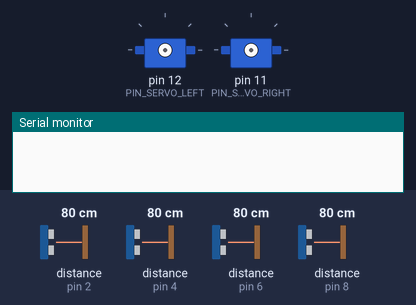
The sketch below on a simulated Arduino Uno, built with avr-gcc and run on an emulated ATmega328P. Parts: 2 × servo, the last lines printed to the serial monitor. Wiring (inferred from the names in the program): 2 × ultrasonic range finder: trigger pin 6, echo pin 6 / trigger pin 8, echo pin 8. Inputs (shaded band) come from the test bench; at power-on: distance to the obstacle (sensors on pin 8, pin 2, pin 4, pin 6) 80 cm. The echo pulse lasts 58.3 µs per cm.

Above: at 1.0 s.
1.1 s: distance to the obstacle (sensor on pin 8) set to 250 cm
At 3.0 s:
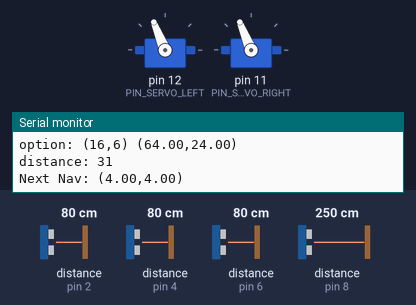
At 26.1 s:
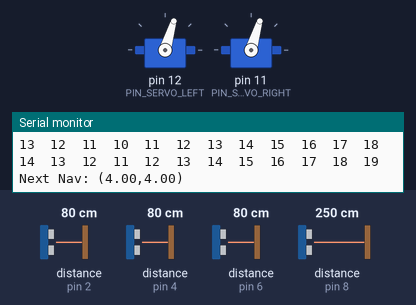
Timing chart, 0 to 33.2 s (numbered marks = the images above; inputs shaded):
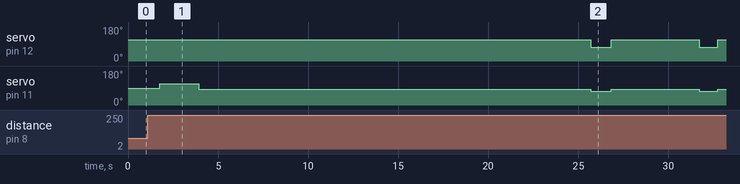

The sketch:

Marvin.ino
```cpp
#include <Servo.h>
#include "Robot.h"
#include "World.h"
#include "Sensor.h"
#include "math.h"
#include "Point.h"
#include "IOPins.h"

Point destination(16, 52);
Robot robot;
World world(destination);
Point nextNavPoint;

void setup() {
  /*
  robot.startPosition();
  updateWorldObstacles();
  printInformation();
  */
  /*Testing Movement
  robot.startPosition();
  robot.printRobot();
  Point test;
  Inches testX;
  Inches testY;
  /*one spot to the left
  testX = (robot.getCenter().x) - 5;
  testY = (robot.getCenter().y);
  //test robot's moveTo method
  test.x = testX;
  test.y = testY;
  Serial.begin(9600);
  Serial.print(test.toString());
  robot.moveTo(test);
  /*/
  /*one spot to the right
  testX = (robot.getCenter().x) + 5;
  testY = (robot.getCenter().y);
  //test robot's moveTo method
  test.x = testX;
  test.y = testY;
  robot.moveTo(test);
  /*/
  /*one spot forward
  testX = (robot.getCenter().x);
  testY = (robot.getCenter().y) + 5;
  //test robot's moveTo method
  test.x = testX;
  test.y = testY;
  Serial.begin(9600);
  Serial.print(test.toString());
  robot.moveTo(test);
  /*/
  /*one spot backward
  testX = (robot.getCenter().x);
  testY = (robot.getCenter().y) - 5;
  //test robot's moveTo method
  test.x = testX;
  test.y = testY;
  Serial.begin(9600);
  Serial.print(test.toString());
  robot.moveTo(test);
  /*/

  //*
  robot.startPosition();
  robot.printRobot();
  nextNavPoint = world.nextStepNavigate(robot.getCenter());
  printNextPoint();
  robot.moveTo(nextNavPoint);
  printRobotandGrids();
  while(1){
      nextNavPoint = world.nextStepNavigate(robot.getCenter());
      printRobotandGrids();
      printNextPoint();
      robot.moveTo(nextNavPoint);
      updateWorldObstacles();
      //Check if reached destination
      if (world.isAtDestination(robot.getCenter())) { break; }
  }
  /*/
  /*
  Point test;
  Point obstacle;
  Inches testX;
  Inches testY;
  robot.startPosition();
  obstacle = robot.frontSensor->getObstacle();
  world.registerObstacle(obstacle);
  world.printOGrid();
  testX = (robot.getCenter().x);
  testY = (robot.getCenter().y) + 5;
  //test robot's moveTo method
  test.x = testX;
  test.y = testY;
  robot.moveTo(test);
  obstacle = robot.frontSensor->getObstacle();
  world.registerObstacle(obstacle);
  world.printOGrid();
  /*/

  /*
  int numTrials = 7;
  robot.startPosition();
  robot.printRobot();
  nextNavPoint = world.nextStepNavigate(robot.getCenter());
  robot.moveTo(nextNavPoint);
  for (int z=0; z < numTrials; z++){
    nextNavPoint = world.nextStepNavigate(robot.getCenter());
    printRobotandGrids();
    printNextPoint();
    robot.moveTo(nextNavPoint);
    updateWorldObstacles();
  }
  /*/
  /*
  robot.startPosition();
  world.registerObstacle(robot.rightSensor->getObstacle());
  world.printOGrid();
  /*/
  /*
  //Test turning
  robot.turn(M_PI_2);
  robot.printRobot();
  delay(1000);
  robot.turn(-M_PI_2);
  robot.printRobot();
  /*/
  /*
  //Test Forward Speed
  robot.moveForward(1);
  */
  //reached destination tone
  tone(PIN_BUZZER, 3000, 1000);
  delay(1000);

}

void loop() { }

void updateWorldObstacles() {
  world.registerObstacle(robot.frontSensor->getObstacle());
  //world.registerObstacle(robot.frontRightSensor->getObstacle());
  //world.registerObstacle(robot.frontLeftSensor->getObstacle());
  world.registerObstacle(robot.backSensor->getObstacle());
  world.registerObstacle(robot.rightSensor->getObstacle());
  world.registerObstacle(robot.leftSensor->getObstacle());
}

void printRobotandGrids(){
    robot.printRobot();
    world.printOGrid();
    world.printHGrid();
}
void printNextPoint(){
  Serial.begin(9600);
  Serial.print("Next Nav: ");
  Serial.print(nextNavPoint.toString());
  Serial.println();
  Serial.flush();
  Serial.end();
}
```

Point.cpp
```cpp
#include "Point.h"
#include "math.h"


Point::Point() {
  this->x = 0;
  this->y = 0;
}

Point::Point(Inches x, Inches y) {
  this->x = x;
  this->y = y;
}

double Point::calculateDistance(Point other){
  return sqrt(square(other.x - this->x) + square(other.y - this->y));
}

String Point::toString() {
  //converts the point variables into a string
  char buff[6];
  char buff0[6];
  String strx = dtostrf(this->x, 4, 2, buff);
  String stry = dtostrf(this->y, 4, 2, buff0);
  String point = "(" + strx + "," + stry + ")";
  return point;
}
```

Point.h
```cpp
#ifndef Point_h
#define Point_h
#include "Arduino.h"
typedef double Radians;
typedef float Inches;
typedef long Microseconds;

class Point {
public:
  Inches x, y;
  Point();
  Point(Inches, Inches);
  double calculateDistance(Point);
  String toString();
};

#endif
```

Robot.cpp
```cpp
#include "Robot.h"

Robot::Robot() {

    this->center.x = 0;
    this->center.y = 0;
    this->orientation = 0;

    this->frontSensor = new Sensor(this, PIN_FRONT, M_PI_2, verticalOffset);
    this->backSensor = new Sensor(this, PIN_BACK, (-M_PI_2), verticalOffset);
    this->rightSensor = new Sensor(this, PIN_RIGHT, 0, horizontalOffset);
    this->leftSensor = new Sensor(this, PIN_LEFT, M_PI, horizontalOffset);
    this->frontRightSensor = new Sensor(this, PIN_FRONT_RIGHT, (M_PI_4), angleOffset);
    this->frontLeftSensor = new Sensor(this, PIN_FRONT_LEFT, (M_PI_2 + M_PI_4), angleOffset);

    //this->sensors = new Sensor[]{ this->frontSensor, this->backSensor, this->rightSensor, this->leftSensor, this->frontRightSensor, this->frontLeftSensor };
}

// We don't need a destructor because we know we will only ever create one Robot instance, and it will live forever.

//Getters
Radians Robot::getOrientation() {
  return this->orientation;
}

Point Robot::getCenter() {
  return this->center;
}

void Robot::startPosition() {
  //This works only if no objects in the way of the four sensors.
  Inches front,left,right,back;
  Inches xDifference;
  Inches yDifference;
  back = this->backSensor->getFreeDistance() + verticalOffset;
  left = this->leftSensor->getFreeDistance() + horizontalOffset;
  this->center.y = back;
  this->center.x = left;
  //loops until it gets a good reading for center point since sensors vary in readings
  /*while (this->center.y == 0){
    front = this->frontSensor->getFreeDistance() + verticalOffset;
    back = this->backSensor->getFreeDistance() + verticalOffset;
    yDifference = yMax - front - back;

    if (yDifference < .1){
      this->center.y = back;
  /*  }
  }
  while (this->center.x == 0){
    right = this->rightSensor->getFreeDistance() + horizontalOffset;
    left = this->leftSensor->getFreeDistance() + horizontalOffset;
    xDifference = xMax - right - left;

    if (xDifference < .1){
      this->center.x = left;
    }
  }*/
}

void Robot::moveForward(double distance){
  double duration = (distance/forwardSpeed) * 1000;

  this->servoLeft.attach(PIN_SERVO_LEFT);
  this->servoRight.attach(PIN_SERVO_RIGHT);
  this->servoLeft.writeMicroseconds(forwardLeftSpeed);
  this->servoRight.writeMicroseconds(forwardRightSpeed);
  delay(duration);

  // Update current position while moving
  this->center.x += distance * cos(this->orientation + M_PI_2);
  this->center.y += distance * sin(this->orientation + M_PI_2);

  this->servoLeft.detach();
  this->servoRight.detach();
}
void Robot::moveTo(Point point){
  //Robot move toward a desired point in the World grid
  double distance;
  distance = sqrt(square(point.x - this->center.x) + square(point.y - this->center.y));
  adjustHeading(point);
  moveForward(distance);

}

void Robot::adjustHeading(Point point){
  // adjusts heading toward destination
  double xHeading = point.x - this->center.x;
  double yHeading = point.y - this->center.y;
  double headingRadians = atan2(yHeading, xHeading) - this->orientation - M_PI_2;
  this->turn(headingRadians);
}

void Robot::turn(Radians angle) {
  const int TAU = 2 * M_PI;
  while (angle > TAU) { angle -= TAU; }
  while (angle < -TAU) { angle += TAU; }

  //update robot facing for turning
  this->orientation += angle;

  // Turn Left angle radians / Turn Right -angle radians
  boolean isLeft = angle > 0;

  // These values come from calibrating the robot
  int directionCode = isLeft ? 1300 : 1700;
  int duration = (int)(abs(angle) / M_PI_2 * leftTurnDuration) - (isLeft ? 0 : rightTurnAdjustment);

  this->servoLeft.attach(PIN_SERVO_LEFT);
  this->servoRight.attach(PIN_SERVO_RIGHT);
  this->servoLeft.writeMicroseconds(directionCode);
  this->servoRight.writeMicroseconds(directionCode);
  delay(duration);
  this->servoLeft.writeMicroseconds(1500);
  this->servoRight.writeMicroseconds(1500);
  this->servoLeft.detach();
  this->servoRight.detach();
}
void Robot::printRobot(){
    Serial.begin(9600);
    Serial.print("Center: ");
    Serial.print(this->center.toString());
    Serial.print("  Orientation: ");
    Serial.print(orientation);
    Serial.println();
    Serial.flush();
    Serial.end();
}
```

Robot.h
```cpp
#ifndef Robot_h
#define Robot_h

class Robot;
#include "Servo.h"
#include "Arduino.h"
#include "math.h"
#include "Point.h"
#include "World.h"
#include "Sensor.h"
#include "IOPins.h"

const Inches verticalOffset = 3.6;
const Inches horizontalOffset = 3.1;
const Inches angleOffset = 4.6;

const long forwardSpeed = 4.808; //rotation for one second calculated from circumference
const int forwardLeftSpeed = 1700;
const int forwardRightSpeed = 1400;

const int leftTurnDuration = 800;
const int rightTurnAdjustment = 0;

class Robot {
public:
    Robot();
    void turn(Radians);
    void startPosition();
    void moveForward(double);
    Radians getOrientation();
    Point getCenter();
    void moveTo(Point);
    void adjustHeading(Point);
    void printRobot();
//private:
    Point center;
    Radians orientation;
    Servo servoLeft;
    Servo servoRight;

    Sensor* frontSensor;
    Sensor* backSensor;
    Sensor* rightSensor;
    Sensor* leftSensor;
    Sensor* frontRightSensor;
    Sensor* frontLeftSensor;
};

#endif
```

Sensor.cpp
```cpp
#include "Sensor.h"

Sensor::Sensor(Robot* robot, IOPins pin, Radians orientation, Inches offset) {
    // We assume that the Sensor is pointed directly away from the center of the robot. Is this true? Yes
    this->robot = robot;
    this->pin = pin;
    this->orientation = orientation;
    this->offset = offset;
}

Inches microsecondsToInches(Microseconds microseconds) {
  // According to Parallax's datasheet for the PING))), there are
  // 73.746 microseconds per inch (i.e. sound travels at 1130 feet per
  // second).  This gives the distance travelled by the ping, outbound
  // and return, so we divide by 2 to get the distance of the obstacle.
  // See: http://www.parallax.com/dl/docs/prod/acc/28015-PING-v1.3.pdf
  return (microseconds / (73.746 * 2));
}

Inches Sensor::getFreeDistance() {
  Inches total = 0;
  Inches high = -1;
  Inches low = -1;
  //Serial.begin(9600);
  for(int i = 0; i < SAMPLE_SIZE; i++){
    Inches sample = this->readSample();
    //Serial.println(sample);
    if (low == -1 || sample < low) { low = sample; }
    if (high == -1 || sample > high) { high = sample; }
    total += sample;
  }
  //Serial.flush();
  //Serial.end();
  total -= low;
  total -= high;
  return total / (SAMPLE_SIZE - 2);
}
Inches Sensor::readSample(){
  // The PING))) is triggered by a HIGH pulse of 2 or more microseconds.
  IOPins pin = this->pin;
  Microseconds duration;
  pinMode(pin, OUTPUT);
  digitalWrite(pin, LOW);
  delayMicroseconds(2);
  digitalWrite(pin, HIGH);
  delayMicroseconds(5);
  digitalWrite(pin, LOW);
  //get reading from Front Sensor
  pinMode(pin, INPUT);
  duration = pulseIn(pin, HIGH);
  delay(100);
  return microsecondsToInches(duration);
}

Point Sensor::getObstacle() {
    //Serial.begin(9600);
    Inches sampleDistance = this->getFreeDistance();
    //Serial.println(sampleDistance);
    Radians sensorFacing = this->robot->getOrientation() + this->orientation;
    //Serial.println(sensorFacing);
    Point center = this->robot->getCenter();
    //Serial.println(center.toString());
    Inches sampleDistanceFromCenter = this->offset + sampleDistance;
    //Serial.println(sampleDistanceFromCenter);

    Radians angleFactorX = cos(sensorFacing);
    Radians angleFactorY = sin(sensorFacing);
   // Serial.println(angleFactorX);
    //Serial.println(angleFactorY);

    Inches obsX = center.x + sampleDistanceFromCenter * angleFactorX;
    Inches obsY = center.y + sampleDistanceFromCenter * angleFactorY;
    //Serial.println(obsX);
    //Serial.println(obsY);

    Point obstacle;
    obstacle.x = obsX;
    obstacle.y = obsY;

    return obstacle;
}
```

Sensor.h
```cpp
#ifndef Sensor_h
#define Sensor_h

class Sensor;

#include "Arduino.h"
#include "math.h"
#include "IOPins.h"
#include "Point.h"
#include "Robot.h"

const int SAMPLE_SIZE = 6;

class Sensor {
public:
    Sensor(Robot*, IOPins, Radians, Inches);
    Inches getFreeDistance();
    Point getObstacle();
//private:
    Robot* robot;
    IOPins pin;
    Radians orientation;
    Inches offset;
    Inches readSample();
};
#endif
```

World.cpp
```cpp
#include "World.h"
#include "math.h"
World::World(Point destination) : destination(destination){
    for (int i = 0; i < scaledXMax; i++) {
        for (int j = 0; j < scaledYMax; j++) {
            this->oGrid[i][j] = 0;
        }
    }

    this->updateHGrid();
}

void World::resetHGrid(){
  for (int i = 0; i < hGridXMax; i++) {
    for (int j = 0; j < hGridYMax; j++) {
      this->hGrid[i][j] = -1;
    }
  }
}

void World::updateHGrid(){
  this->resetHGrid();
  this->offerHGridValue(this->destination, 0);
}

void World::offerHGridValue(GridPoint cell, int value){
    if(!isGridSectionFree(cell)) { return; }
    if(value > 30) { return; }

    int gridValue = this->hGrid[cell.x - 1][cell.y - 1];
    if(0 <= gridValue && gridValue <= value) { return; }

    this->hGrid[cell.x - 1][cell.y - 1] = value;

    // Print the hGrid at this point in time to see how it all updates.
    //this->printHGrid();
    offerHGridValue(GridPoint(cell.x + 1, cell.y), value + 1);
    offerHGridValue(GridPoint(cell.x - 1, cell.y), value + 1);
    offerHGridValue(GridPoint(cell.x, cell.y + 1), value + 1);
    offerHGridValue(GridPoint(cell.x, cell.y - 1), value + 1);
}

void World::printHGrid(){
  Serial.begin(9600);
  Serial.println("Heuristic Grid:");
    for (int j = hGridYMax - 1; 0 < j; j--) {
        for (int i = 0; i < hGridXMax; i++){
            int value = this->hGrid[i][j];
            if(0 <= value && value < 10) {Serial.print(" ");}
            Serial.print(value);
            Serial.print("  ");
        }
        Serial.println();
    }
  Serial.println();
  Serial.flush();
  Serial.end();
}

void World::printOGrid(){
  Serial.begin(9600);
  Serial.println("Obstacle Grid:");
    for (int j = scaledYMax - 1; 0 < j; j--) {
        for (int i = 0; i < scaledXMax; i++){
            Serial.print(this->oGrid[i][j]);
            Serial.print("  ");
        }
        Serial.println();
    }
  Serial.println();
  Serial.flush();
  Serial.end();
}

void World::registerObstacle(Point obstaclePoint) {
    if (obstaclePoint.x <= xMax && obstaclePoint.y <= yMax){
        GridPoint gp(obstaclePoint);
        if (oGrid[gp.x][gp.y] == 0) {
            this->oGrid[gp.x][gp.y] = 1;
            updateHGrid();
        }
    }
}

boolean World::isFree(GridPoint point) {
    return (
        0 <= point.x && point.x < scaledXMax &&
        0 <= point.y && point.y < scaledYMax &&
        this->oGrid[point.x][point.y] == 0
    );
}

boolean World::isGridSectionFree(GridPoint point){
   //Check to make sure all points on the grid section are free

   GridPoint down(point.x, point.y - 1);
   GridPoint left(point.x - 1, point.y);
   GridPoint downLeft(point.x - 1, point.y - 1);

   return isFree(point) && isFree(down) && isFree(left) && isFree(downLeft);
}

Point World::nextStepNavigate(Point center) {
  HGridPoint start(center);

  // Get adjacent points
  HGridPoint up(start.x, start.y + 1);
  HGridPoint down(start.x, start.y - 1);
  HGridPoint right(start.x + 1, start.y);
  HGridPoint left(start.x - 1, start.y);

  //Print gridpoints for testing
  Serial.begin(9600);
  Serial.print(start.toString());
  Serial.println();

  const int optionsLength = 4;
  HGridPoint options[optionsLength] = {up, left, right, down};

  HGridPoint nearest;
  int nearestDistance = highestHValue; // Just a value too large to ever come out as the minimum.
  // Check all options to find the best one.
    for (int i = 0; i < optionsLength; i++){
        HGridPoint option = options[i];
        Serial.print("option: ");
        Serial.print(option.toString());
        Serial.println();
        if (hGrid[option.x][option.y] == -1) { continue; }

        int distance = calculateHeuristicDistance(option);
        Serial.print("distance: ");
        Serial.print(distance);
        Serial.println();
        if (distance >= nearestDistance) { continue; }

        nearestDistance = distance;
        Serial.print("nearestDistance: ");
        Serial.print(nearestDistance);
        Serial.println();
        nearest = option;
        Serial.print("nearest: ");
        Serial.print(nearest.toString());
        Serial.println();
    }
  Serial.flush();
  Serial.end();
  return nearest.getPoint();
}
boolean World::isAtDestination(Point center){
    HGridPoint gp(center);
    return (calculateHeuristicDistance(gp) == 0);
}
int World::calculateHeuristicDistance(HGridPoint gp) {
  if (0 > gp.x || gp.x >= hGridXMax || 0 > gp.y || gp.y >= hGridYMax) { return highestHValue; }
  return this->hGrid[gp.x][gp.y];
}
```

IOPins.h
```cpp
#ifndef IOPins_h
#define IOPins_h
enum IOPins : int {
    PIN_FRONT = 4,
    PIN_RIGHT = 2,
    PIN_LEFT = 8,
    PIN_BACK = 6,
    PIN_FRONT_RIGHT = 3,
    PIN_FRONT_LEFT = 7,
    PIN_SERVO_RIGHT = 11,
    PIN_SERVO_LEFT = 12,
    PIN_BUZZER = 5,
};
typedef enum IOPins IOPins;
#endif
```

Source omitted: World.h (2125 bytes)
